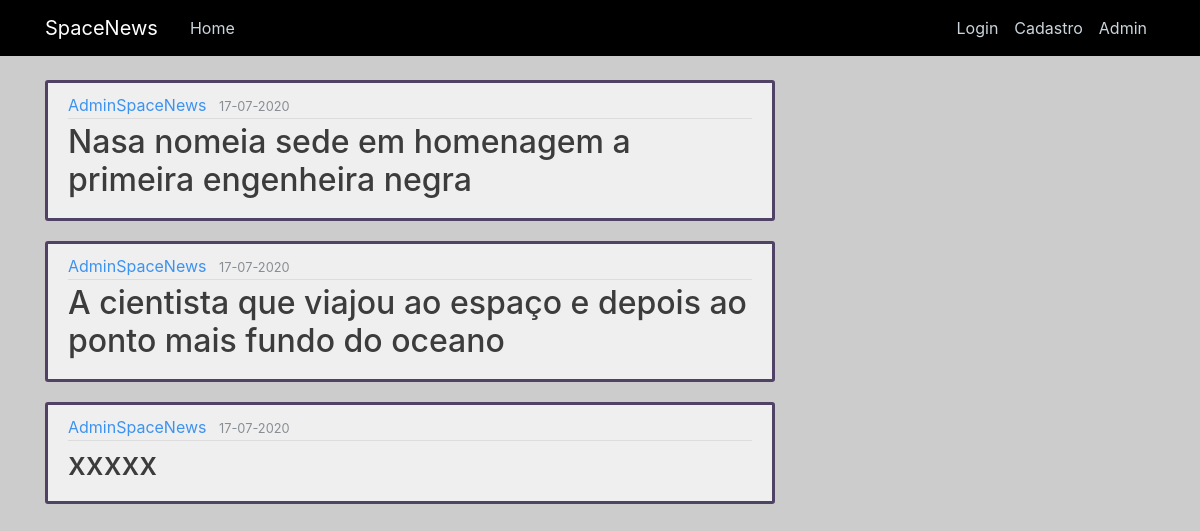
The page /home on the database its author committed.
### app/models.py (models this page shows, shortened)
class Post(db.Model):
    id = db.Column(db.Integer, primary_key=True)
    titulo = db.Column(db.String(100), nullable=False)
    date_posted = db.Column(db.DateTime, nullable=False, default=datetime.utcnow)
    conteudo = db.Column(db.Text, nullable=False)
    autor = db.Column(db.String(30), nullable=False)

### app/routes.py (the view)
@app.route("/")
@app.route("/home")
def home():
    noticias = Post.query.all()
    return render_template("home.html", noticias=noticias)

### app/templates/home.html
{% extends "template.html" %}
{% block content %}
    {% for noticias in noticias %}
        <article class="media content-section">
          <div class="media-body">
            <div class="article-metadata">
              <a class="mr-2" href="#">{{ noticias.autor }}</a>
              <small class="text-muted">{{ noticias.date_posted.strftime('%d-%m-%Y') }}</small>
            </div>
            <h2><a class="article-title" href="{{ url_for('home_assinante') }}">{{ noticias.titulo }}</a></h2>
          </div>
        </article>
    {% endfor %}
{% endblock content %}

### app/templates/template.html (shortened to what this page needs)
<!DOCTYPE html>
<html>
<head>
    <link rel="stylesheet" href="https://maxcdn.bootstrapcdn.com/bootstrap/4.0.0/css/bootstrap.min.css">
    <link rel="stylesheet" type="text/css" href="{{ url_for('static', filename='main.css') }}">
</head>
<body>
    <header class="site-header">
      <nav class="navbar navbar-expand-md navbar-dark bg-steel fixed-top">
        <div class="container">
          <a class="navbar-brand mr-4" href="/">SpaceNews</a>
          <div class="collapse navbar-collapse" id="navbarToggle">
            <div class="navbar-nav mr-auto">
              <a class="nav-item nav-link" href="{{ url_for('home') }}">Home</a>
            </div>
              <div class="navbar-nav">
              {% if current_user.is_authenticated %}
                <a class="nav-item nav-link" href="{{ url_for('account') }}">Minha conta</a>
                <a class="nav-item nav-link" href="{{ url_for('logout') }}">Sair</a>
              {% else %}
              <a class="nav-item nav-link" href="{{ url_for('login') }}">Login</a>
              <a class="nav-item nav-link" href="{{ url_for('cadastro') }}">Cadastro</a>
                  <a class="nav-item nav-link" href="{{ url_for('loginadmin') }}">Admin</a>
              {%  endif %}
            </div>
          </div>
        </div>
      </nav>
    </header>
    <main role="main" class="container">
      <div class="row">
        <div class="col-md-8">
          {% block content %}{% endblock %}
        </div>
      </div>
    </main>
</body>
</html>

### app/static/main.css (style rules this page uses)
body { background-image: url("img/teste.jpg"); background-color: #cccccc; background-size:cover; margin-top: 5rem; }
h1, h2, h3, h4, h5, h6 { color: #444444; }
.bg-steel { background-color: #000000; }
.site-header .navbar-nav .nav-link { color: #cbd5db; }
.content-section { background: #ffffff; opacity: 0.7; padding: 10px 20px; border: 3px solid #1d0839; border-radius: 3px; margin-bottom: 20px; }
.article-title { color: #000000; }
.article-metadata { padding-bottom: 1px; margin-bottom: 4px; border-bottom: 1px solid #e3e3e3 }

### rows shown on the page
Post: autor "AdminSpaceNews", date_posted "17-07-2020", titulo "Nasa nomeia sede em homenagem a primeira engenheira negra"
Post: autor "AdminSpaceNews", date_posted "17-07-2020", titulo "A cientista que viajou ao espaço e depois ao ponto mais fundo do oceano"
Post: autor "AdminSpaceNews", date_posted "17-07-2020", titulo "xxxxx"
